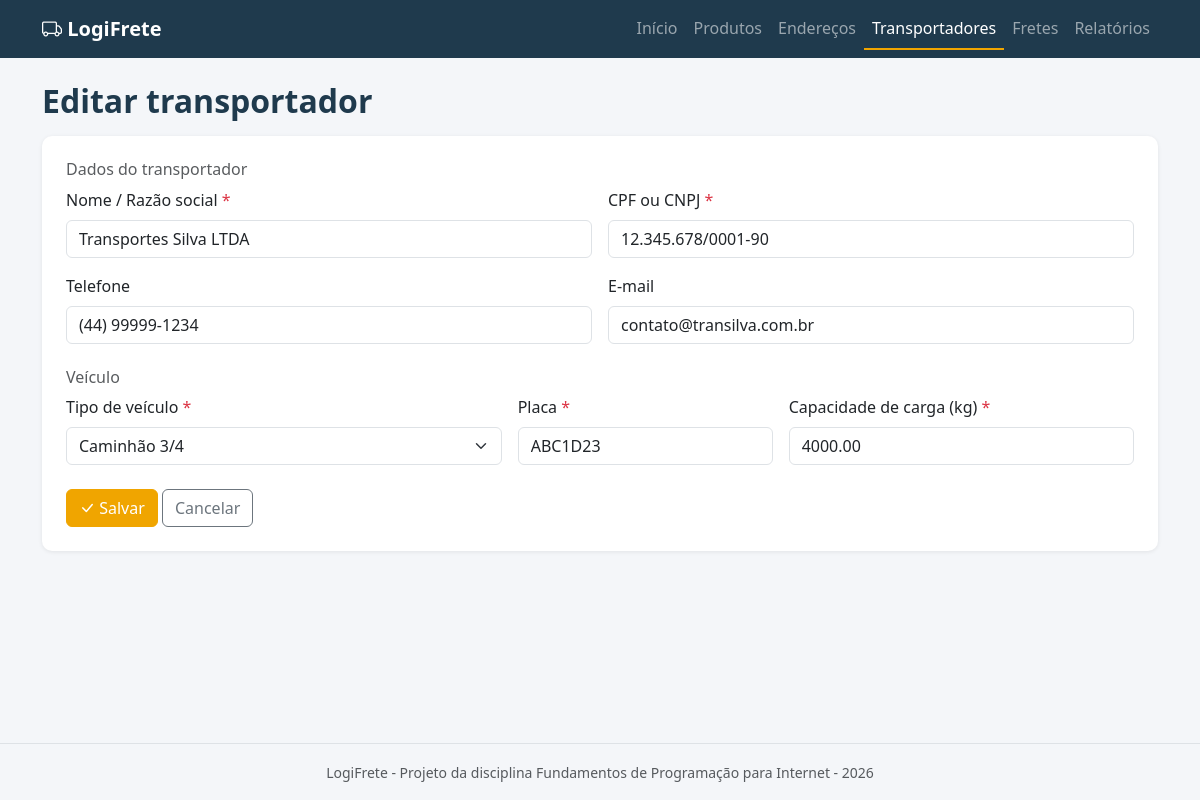
The app's page /transportadores/form.php?id=1 with its own data.
### tables this page shows
CREATE TABLE transportadores (
  id INT AUTO_INCREMENT PRIMARY KEY,
  nome VARCHAR(100) NOT NULL,
  cpf_cnpj VARCHAR(18) NOT NULL,
  telefone VARCHAR(15),
  email VARCHAR(100),
  veiculo VARCHAR(60) NOT NULL,
  placa VARCHAR(8) NOT NULL,
  capacidade_kg DECIMAL(10,2) NOT NULL DEFAULT 0,
  criado_em DATETIME DEFAULT CURRENT_TIMESTAMP
);

### config/funcoes.php (called while the page is built, shortened)
<?php
function e($texto)
{
    return htmlspecialchars((string) $texto, ENT_QUOTES, 'UTF-8');
}

### transportadores/form.php (the view, shortened to what this page needs)
<?php
require_once '../config/conexao.php';
$transportador = [
    'id' => '',
    'nome' => '',
    'cpf_cnpj' => '',
    'telefone' => '',
    'email' => '',
    'veiculo' => '',
    'placa' => '',
    'capacidade_kg' => '',
];
if (!empty($_GET['id'])) {
    $stmt = $pdo->prepare('SELECT * FROM transportadores WHERE id = ?');
    $stmt->execute([$_GET['id']]);
    $transportador = $stmt->fetch();
}
$editando = !empty($transportador['id']);
$titulo = $editando ? 'Editar transportador' : 'Novo transportador';
$tiposVeiculo = ['Utilitário', 'Van', 'Caminhão 3/4', 'Caminhão Toco', 'Caminhão Truck', 'Carreta'];
include '../includes/header.php';
?>
<h2 class="titulo-pagina mb-3"><?= $titulo ?></h2>
<div class="card p-4">
    <form action="salvar.php" method="post">
        <h6 class="text-muted">Dados do transportador</h6>
        <div class="row g-3 mb-4">
            <div class="col-md-6">
                <label for="nome" class="form-label obrigatorio">Nome / Razão social</label>
                <input type="text" id="nome" name="nome" class="form-control" maxlength="100" required value="<?= e($transportador['nome']) ?>">
            </div>
            <div class="col-md-6">
                <label for="cpf_cnpj" class="form-label obrigatorio">CPF ou CNPJ</label>
                <input type="text" id="cpf_cnpj" name="cpf_cnpj" class="form-control" maxlength="18" required value="<?= e($transportador['cpf_cnpj']) ?>">
            </div>
            <div class="col-md-6">
                <label for="telefone" class="form-label">Telefone</label>
                <input type="text" id="telefone" name="telefone" class="form-control" maxlength="15" placeholder="(44) 99999-9999" value="<?= e($transportador['telefone']) ?>">
            </div>
            <div class="col-md-6">
                <label for="email" class="form-label">E-mail</label>
                <input type="email" id="email" name="email" class="form-control" maxlength="100" value="<?= e($transportador['email']) ?>">
            </div>
        </div>
        <h6 class="text-muted">Veículo</h6>
        <div class="row g-3">
            <div class="col-md-5">
                <label for="veiculo" class="form-label obrigatorio">Tipo de veículo</label>
                <select id="veiculo" name="veiculo" class="form-select" required>
                    <?php foreach ($tiposVeiculo as $tipo): ?>
                        <option value="<?= $tipo ?>" <?= $transportador['veiculo'] == $tipo ? 'selected' : '' ?>><?= $tipo ?></option>
                    <?php endforeach; ?>
                </select>
            </div>
            <div class="col-md-3">
                <label for="placa" class="form-label obrigatorio">Placa</label>
                <input type="text" id="placa" name="placa" class="form-control text-uppercase" maxlength="8" required placeholder="ABC1D23" value="<?= e($transportador['placa']) ?>">
            </div>
            <div class="col-md-4">
                <label for="capacidade_kg" class="form-label obrigatorio">Capacidade de carga (kg)</label>
                <input type="number" step="0.01" min="0" id="capacidade_kg" name="capacidade_kg" class="form-control" required value="<?= e($transportador['capacidade_kg']) ?>">
            </div>
        </div>
        <div class="mt-4">
            <button type="submit" class="btn btn-laranja"><i class="bi bi-check-lg"></i> Salvar</button>
            <a href="listar.php" class="btn btn-outline-secondary">Cancelar</a>
        </div>
    </form>
</div>
<?php include '../includes/footer.php'; ?>

### assets/css/style.css (style rules this page uses)
body { background-color: #f4f6f9; min-height: 100vh; display: flex; flex-direction: column; }
.card { border: none; border-radius: 10px; box-shadow: 0 1px 4px rgba(0, 0, 0, 0.08); }
.titulo-pagina { color: #1f3a4d; font-weight: 600; }
.btn-laranja { background-color: #f0a500; border-color: #f0a500; color: #fff; }
.obrigatorio::after { content: " *"; color: #dc3545; }

### records on screen
transportadores: nome "Transportes Silva LTDA", cpf_cnpj "12.345.678/0001-90", telefone "(44) 99999-1234", email "contato@transilva.com.br", veiculo "Caminhão 3/4", placa "ABC1D23", capacidade_kg "4000.00"

### other values on screen
$titulo "Editar transportador"
